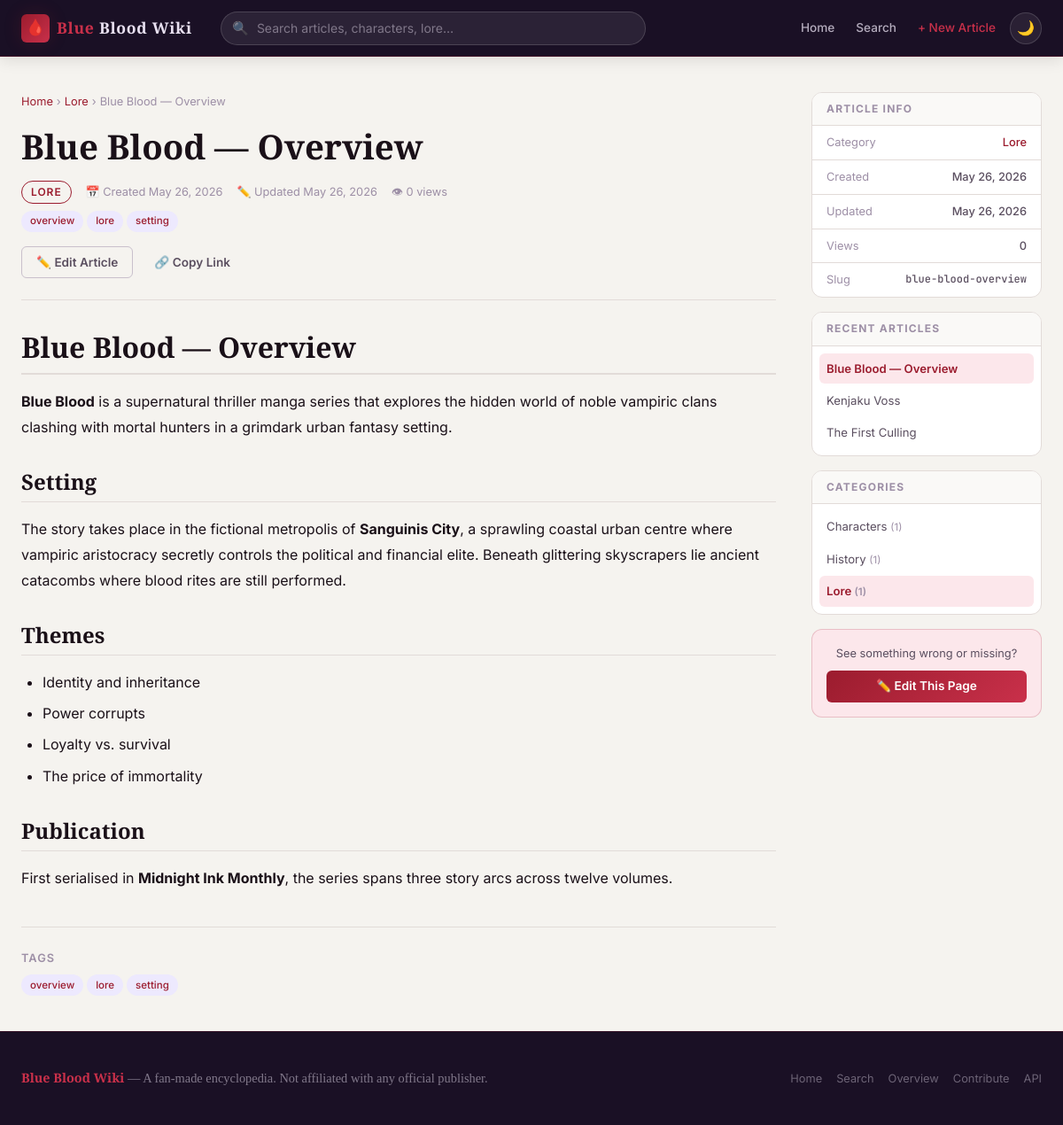
Screenshot of /wiki/blue-blood-overview with the database file from the repository.
### tables this page shows
CREATE TABLE articles (
                id           INTEGER PRIMARY KEY AUTOINCREMENT,
                slug         TEXT    NOT NULL UNIQUE,
                title        TEXT    NOT NULL,
                content      TEXT    NOT NULL DEFAULT '',
                html_content TEXT    NOT NULL DEFAULT '',
                tags         TEXT    NOT NULL DEFAULT '',
                category     TEXT    NOT NULL DEFAULT 'General',
                view_count   INTEGER NOT NULL DEFAULT 0,
                created_at   TEXT    NOT NULL,
                updated_at   TEXT    NOT NULL
            );

### backend/routes/pages.py (the view)
@router.get("/wiki/{slug}", response_class=HTMLResponse)
async def article_view(request: Request, slug: str):
    article = await crud.get_article_by_slug(slug, increment_view=True)
    if article is None:
        return templates.TemplateResponse(
            "404.html",
            {
                "request": request,
                "slug": slug,
                "page_title": "Page Not Found — Blue Blood Wiki",
            },
            status_code=404,
        )
    tag_list = [t.strip() for t in article.tags.split(",") if t.strip()]
    recent = await crud.get_recent_articles(limit=8)
    categories = await crud.get_categories()
    return templates.TemplateResponse(
        "article.html",
        {
            "request": request,
            "article": article,
            "tag_list": tag_list,
            "recent_articles": recent,
            "categories": categories,
            "page_title": f"{article.title} — Blue Blood Wiki",
        },
    )

### templates/article.html (shortened to what this page needs)
{% extends "base.html" %}
{% block content %}
<div class="container">
  <div class="article-layout">
    <article class="article-main" aria-labelledby="article-title">
      <nav class="article-breadcrumb" aria-label="Breadcrumb">
        <a href="/">Home</a>
        <span class="article-breadcrumb-sep" aria-hidden="true">›</span>
        <a href="/category/{{ article.category | urlencode }}">{{ article.category }}</a>
        <span class="article-breadcrumb-sep" aria-hidden="true">›</span>
        <span aria-current="page">{{ article.title }}</span>
      </nav>
      <header class="article-header">
        <h1 class="article-title" id="article-title">{{ article.title }}</h1>
        <div class="article-meta">
          <span class="article-meta__item">
            <a href="/category/{{ article.category | urlencode }}" class="article-meta__category-link">
              {{ article.category }}
            </a>
          </span>
          <span class="article-meta__item">
            📅 Created {{ article.created_at | format_date }}
          </span>
          <span class="article-meta__item">
            ✏️ Updated {{ article.updated_at | format_date }}
          </span>
          <span class="article-meta__item">
            👁 {{ article.view_count }} view{% if article.view_count != 1 %}s{% endif %}
          </span>
        </div>
        {% if tag_list %}
        <div class="tags-row mt-sm" aria-label="Tags">
          {% for tag in tag_list %}
          <a href="/search?q={{ tag | urlencode }}" class="tag">{{ tag }}</a>
          {% endfor %}
        </div>
        {% endif %}
        <div class="article-actions">
          <a href="/wiki/{{ article.slug }}/edit" class="btn btn--outline" id="edit-article-btn">✏️ Edit Article</a>
          <button
            class="btn btn--ghost"
            id="copy-link-btn"
            onclick="navigator.clipboard.writeText(window.location.href).then(() => window.showToast('Link copied to clipboard!'))"
            title="Copy article link"
          >🔗 Copy Link</button>
        </div>
      </header>
      <div class="article-content" id="article-body">
        {{ article.html_content | safe }}
      </div>
      {% if tag_list %}
      <footer style="margin-top: var(--space-xl); padding-top: var(--space-lg); border-top: 1px solid var(--border);">
        <div style="font-size: 0.8rem; font-weight: 600; color: var(--text-muted); margin-bottom: var(--space-sm); text-transform: uppercase; letter-spacing: 0.08em;">
          Tags
        </div>
        <div class="tags-row">
          {% for tag in tag_list %}
          <a href="/search?q={{ tag | urlencode }}" class="tag">{{ tag }}</a>
          {% endfor %}
        </div>
      </footer>
      {% endif %}
    </article>
    <aside class="sidebar" aria-label="Article sidebar">
      <div class="sidebar-widget">
        <div class="sidebar-widget__header">Article Info</div>
        <div class="sidebar-widget__body" style="padding: 0;">
          <div class="sidebar-meta-row" style="padding: 8px 16px;">
            <span class="sidebar-meta-label">Category</span>
            <span class="sidebar-meta-value">
              <a href="/category/{{ article.category | urlencode }}" style="color: var(--accent-primary);">{{ article.category }}</a>
            </span>
          </div>
          <div class="sidebar-meta-row" style="padding: 8px 16px;">
            <span class="sidebar-meta-label">Created</span>
            <span class="sidebar-meta-value">{{ article.created_at | format_date }}</span>
          </div>
          <div class="sidebar-meta-row" style="padding: 8px 16px;">
            <span class="sidebar-meta-label">Updated</span>
            <span class="sidebar-meta-value">{{ article.updated_at | format_date }}</span>
          </div>
          <div class="sidebar-meta-row" style="padding: 8px 16px;">
            <span class="sidebar-meta-label">Views</span>
            <span class="sidebar-meta-value">{{ article.view_count }}</span>
          </div>
          <div class="sidebar-meta-row" style="padding: 8px 16px;">
            <span class="sidebar-meta-label">Slug</span>
            <span class="sidebar-meta-value" style="font-family: var(--font-mono); font-size: 0.75rem;">{{ article.slug }}</span>
          </div>
        </div>
      </div>
      {% if recent_articles %}
      <div class="sidebar-widget">
        <div class="sidebar-widget__header">Recent Articles</div>
        <div class="sidebar-widget__body" style="padding: 8px;">
          <ul class="sidebar-nav-list">
            {% for ra in recent_articles %}
            <li class="sidebar-nav-item {% if ra.slug == article.slug %}is-active{% endif %}">
              <a href="/wiki/{{ ra.slug }}">{{ ra.title }}</a>
            </li>
            {% endfor %}
          </ul>
        </div>
      </div>
      {% endif %}
      {% if categories %}
      <div class="sidebar-widget">
        <div class="sidebar-widget__header">Categories</div>
        <div class="sidebar-widget__body" style="padding: 8px;">
          <ul class="sidebar-nav-list">
            {% for cat in categories %}
            <li class="sidebar-nav-item {% if cat.category == article.category %}is-active{% endif %}">
              <a href="/category/{{ cat.category | urlencode }}">{{ cat.category }} <span style="color:var(--text-muted);font-size:0.72rem;">({{ cat.article_count }})</span></a>
            </li>
            {% endfor %}
          </ul>
        </div>
      </div>
      {% endif %}
      <div style="padding: var(--space-md); background: var(--accent-subtle); border: 1px solid rgba(155,28,46,0.2); border-radius: var(--radius-md); text-align: center;">
        <p style="font-size:0.8rem; color: var(--text-secondary); margin-bottom: var(--space-sm);">
          See something wrong or missing?
        </p>
        <a href="/wiki/{{ article.slug }}/edit" class="btn btn--primary" id="sidebar-edit-btn" style="width: 100%; justify-content: center;">
          ✏️ Edit This Page
        </a>
      </div>
    </aside>
  </div>
</div>
{% endblock %}

### rows the page displays
articles: category "Lore", title "Blue Blood — Overview", category "LORE", created_at "May 26, 2026", updated_at "May 26, 2026", view_count "0", html_content "Blue Blood — Overview Blue Blood is a supernatural thriller manga series that explores the hidden world of noble vampiric clans clashing with mortal hunters in a grimdark urban fantasy setting. Setting The story takes place in the fictional metropolis of Sanguinis City , a sprawling coastal urban centre where vampiric aristocracy secretly controls the political and financial elite. Beneath glittering skyscrapers lie ancient catacombs where blood rites are still performed. Themes Identity and inheritance Power corrupts Loyalty vs. survival The price of immortality Publication First serialised in Midnight Ink Monthly , the series spans three story arcs across twelve volumes.", slug "blue-blood-overview", article_count "1"
articles: title "Kenjaku Voss"
articles: title "The First Culling"

### other values shown
{{ tag }} "overview" "lore" "setting"
{{ cat.category }} "Characters" "History"
{{ cat.article_count }} "1" "1"
